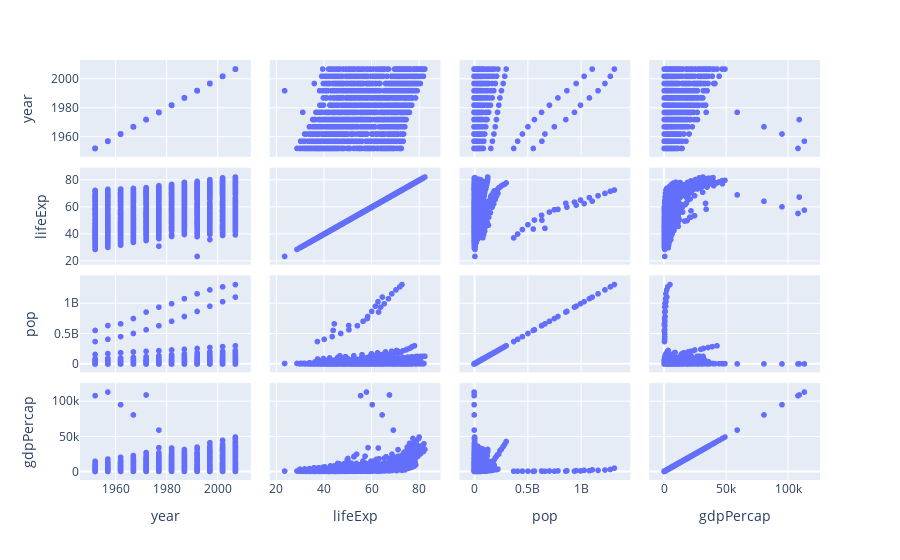

Notebook cell for this chart:
### Markdown cell above
## Scatter matrix

### Code cell
import plotly.express as px

# filtered_df = df[df['continent'] == 'Europe']
# filtered_df = df[df['country'] == 'Honduras']
# filtered_df = filtered_df[['year', 'lifeExp', 'pop', 'gdpPercap']]

filtered_df = df[['year', 'lifeExp', 'pop', 'gdpPercap']]
fig = px.scatter_matrix(filtered_df)
# fig = px.scatter_matrix(df[df['year'] == 2007][['continent', 'year', 'lifeExp', 'pop', 'gdpPercap']], color='continent')
fig.show()

### Figure 1 — Plotly figure (JSON) as saved in the notebook; plotly's stock layout.template omitted (floating-point values rounded to 4 significant figures; data arrays with more than 128 entries replaced by an {"elided": "..."} marker saying what was removed)
{"data": [{"dimensions": [{"axis": {"matches": true}, "label": "year", "values": {"elided": "1704 int values"}}, {"axis": {"matches": true}, "label": "lifeExp", "values": {"elided": "1704 float values"}}, {"axis": {"matches": true}, "label": "pop", "values": {"elided": "1704 int values"}}, {"axis": {"matches": true}, "label": "gdpPercap", "values": {"elided": "1704 float values"}}], "hovertemplate": "%{xaxis.title.text}=%{x}<br>%{yaxis.title.text}=%{y}<extra></extra>", "legendgroup": "", "marker": {"color": "#636efa", "symbol": "circle"}, "name": "", "showlegend": false, "type": "splom"}], "layout": {"dragmode": "select", "legend": {"tracegroupgap": 0}, "margin": {"t": 60}}}
